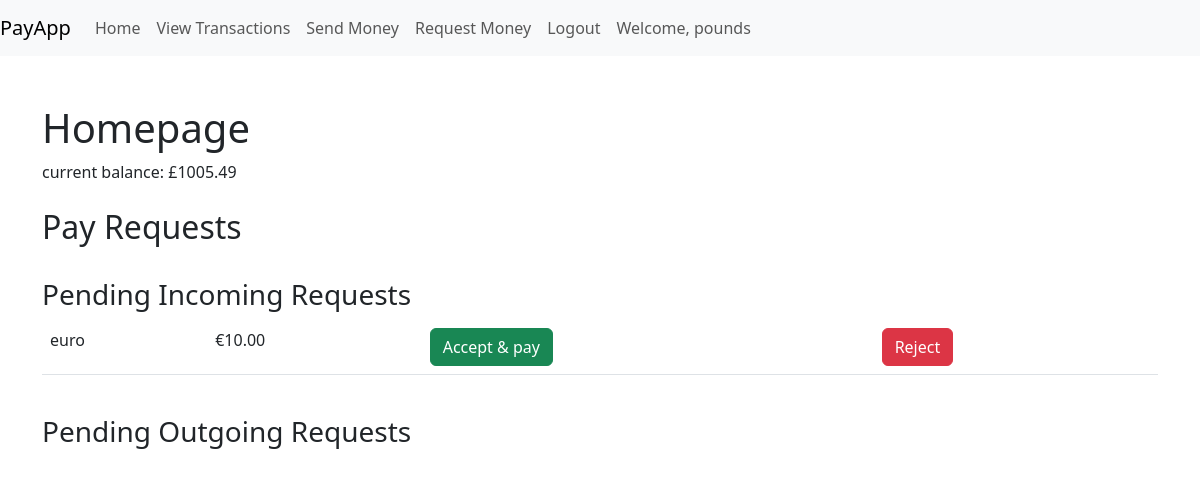
Page / (signed in) on the committed database.
### payapp/models.py (models this page shows, shortened)
class Money(models.Model):
    name = models.ForeignKey(User, on_delete=models.CASCADE)
    money = models.DecimalField(default=1000, decimal_places=2, max_digits=14)
    currency = models.CharField(max_length=1, default='£')  # £,$,€

class MoneyTransfer(models.Model):
    enter_your_username = models.CharField(max_length=50)
    enter_destination_username = models.CharField(max_length=50)
    enter_money_to_transfer = models.DecimalField(decimal_places=2, max_digits=14)
    currency = models.CharField(max_length=1, default='£')  # £,$,€

class PayRequest(MoneyTransfer):
    def __str__(self):
        details = ''
        details += f'username                   : {self.enter_your_username}\n'
        details += f'destination_username       : {self.enter_destination_username}\n'
        details += f'request_amount            : {self.currency}{self.enter_money_to_transfer}\n'
        return details

class MoneyTransfer(models.Model):
    enter_your_username = models.CharField(max_length=50)
    enter_destination_username = models.CharField(max_length=50)
    enter_money_to_transfer = models.DecimalField(decimal_places=2, max_digits=14)
    currency = models.CharField(max_length=1, default='£')  # £,$,€

### payapp/views.py (the view, shortened to what this page needs)
# urls.py: 2. Add a URL to urlpatterns:  path('', views.home, name='home')
@csrf_protect
def home(request):
    if not request.user.is_authenticated:
        return render(request, "payapp/home.html")
    user_money = Money.objects.select_related().get(name__username=request.user)
    sent_requests = PayRequest.objects.filter(enter_your_username=request.user).reverse()
    pending_requests = PayRequest.objects.filter(enter_destination_username=request.user).reverse()
    return render(request, "payapp/home.html", {'user_money': user_money, 'sent_requests': sent_requests,
                                                'pending_requests': pending_requests})

### templates/payapp/home.html (shortened to what this page needs)
{% extends 'base.html' %}
{% load crispy_forms_filters %}
{% block content %}
    <h1>Homepage</h1>
    {% if user.is_authenticated %}
        current balance: {{ user_money.currency }}{{ user_money.money|floatformat:2 }}
        <br><br>
        <h2>Pay Requests</h2>
        <br><h3>Pending Incoming Requests</h3>
        <table class="table">
            {% for request in pending_requests %}
                <tr>
                    <td>{{ request.enter_your_username }}</td>
                    <td>{{ request.currency }}{{ request.enter_money_to_transfer|floatformat:2 }}</td>
                    <td><form method="post">{% csrf_token %}
                        <button class="btn btn-success" name="pay" value="{{ request.id }}">Accept & pay</button></form></td>
                    <td><form method="post">{% csrf_token %}
                        <button class="btn btn-danger" name="reject" value="{{ request.id }}">Reject</button></form></td>
                </tr>
            {% endfor %}
        </table>
        <br><h3>Pending Outgoing Requests</h3>
    {% endif %}
{% endblock %}

### templates/base.html (shortened to what this page needs)
<!DOCTYPE html>
<html lang="en">
{% load crispy_forms_tags %}
<head>
    <link href="https://cdn.jsdelivr.net/npm/bootstrap@5.3.0-alpha1/dist/css/bootstrap.min.css" rel="stylesheet">
</head>
<nav class="navbar navbar-expand-lg navbar-light bg-light">
    <a class="navbar-brand" href="/home"> PayApp </a>
    <div class="collapse navbar-collapse" id="navbarText">
        <ul class="navbar-nav mr-auto">
            {% if user.is_authenticated %}
                <li class="nav-item">
                    <a class="nav-link" href="/home">Home</a>
                </li>
                <li class="nav-item">
                    <a class="nav-link" href="/transactions">View Transactions</a>
                </li>
                <li class="nav-item">
                    <a class="nav-link" href="/send_money">Send Money</a>
                </li>
                <li class="nav-item">
                    <a class="nav-link" href="/request_money">Request Money</a>
                </li>
                <li class="nav-item">
                    <a class="nav-link" href="/logout">Logout</a>
                </li>
                <li class="nav-item">
                    <a class="nav-link" href="#"> Welcome, {{user.username}} </a>
                </li>
            {% else %}
                <li class="nav-item">
                    <a class="nav-link" href="/login">Login</a>
                </li>
            {% endif %}
        </ul>
    </div>
</nav>
<body>
<div class="container py-5">
    {% block content %}
    {% endblock %}
</div>
</body>
</html>

### rows in the picture
Money: currency "£", money "1005.49"
PayRequest: enter_your_username "euro", currency "€", enter_money_to_transfer "10.00", {{ request.id }} 34 (drawn)

### other values in the picture
{{ user.username }} "pounds"
